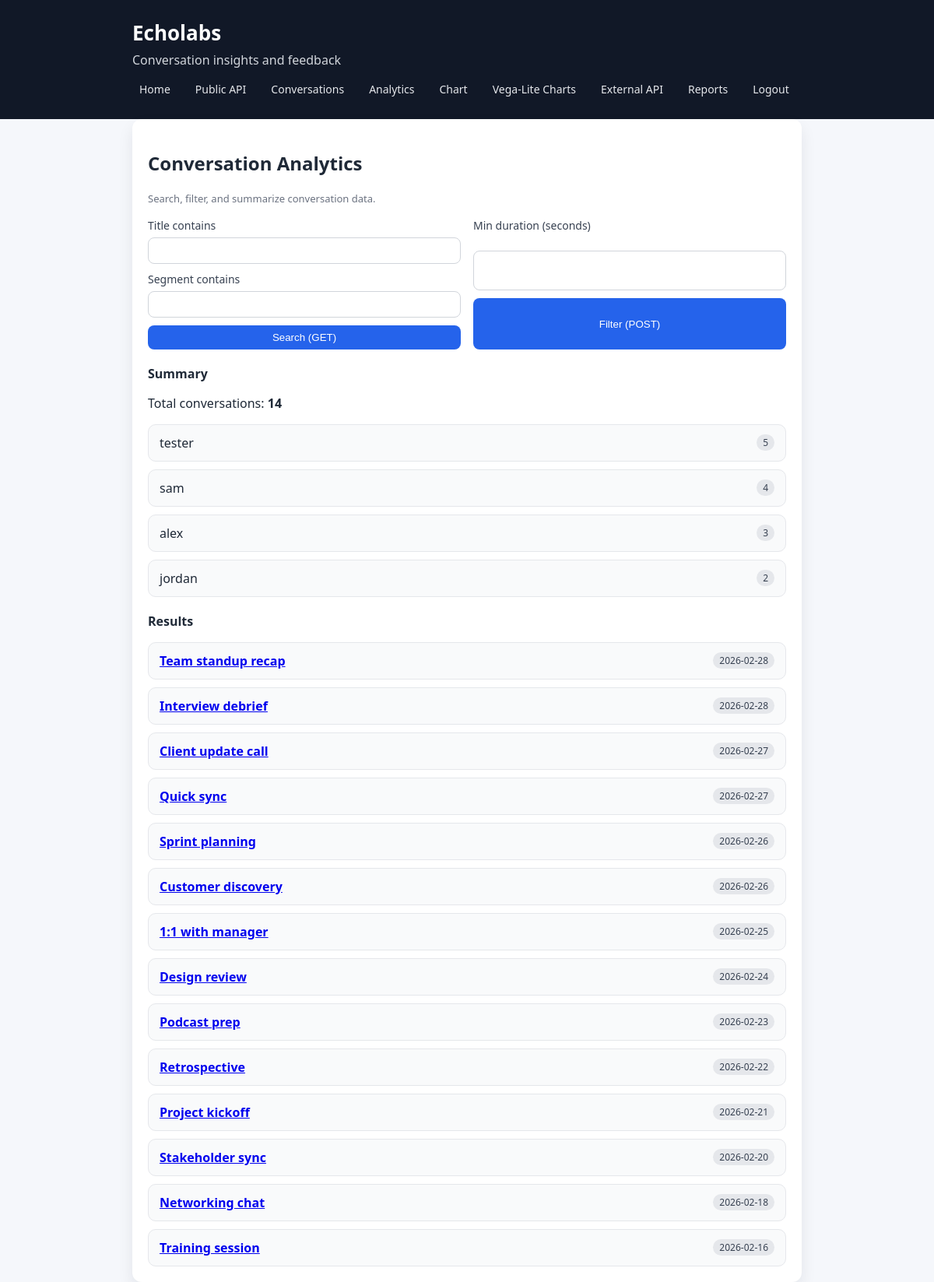
Screenshot of /conversations/analytics/ (signed in) with the database file from the repository.
### conversations/models.py (models this page shows, shortened)
class Conversation(models.Model):
    user = models.ForeignKey(
        settings.AUTH_USER_MODEL,
        on_delete=models.CASCADE,
        related_name="conversations",
    )
    title = models.CharField(max_length=200)
    recorded_at = models.DateTimeField()
    duration_seconds = models.PositiveIntegerField(null=True, blank=True)
    created_at = models.DateTimeField(auto_now_add=True)
    class Meta:
        ordering = ["-recorded_at"]
    def get_absolute_url(self):
        return reverse("conversation_detail", kwargs={"pk": self.pk})

### conversations/views.py (the view, shortened to what this page needs)
# urls.py: path("analytics/", ConversationAnalyticsView.as_view(), name="conversation_analytics"),
class ConversationAnalyticsView(LoginRequiredMixin, ListView):
    template_name = "conversations/conversation_analytics.html"
    model = Conversation
    context_object_name = "conversations"
    def get_queryset(self):
        title_query = self.request.GET.get("q", "").strip()
        segment_query = self.request.GET.get("segment", "").strip()
        conversations = Conversation.objects.all()
        if title_query:
            conversations = conversations.filter(title__icontains=title_query)
        if segment_query:
            conversations = conversations.filter(
                segments__text__icontains=segment_query
            ).distinct()
        return conversations
    def get_context_data(self, **kwargs):
        context = super().get_context_data(**kwargs)
        conversations = context["conversations"]
        title_query = kwargs.get("title_query", self.request.GET.get("q", "").strip())
        segment_query = kwargs.get("segment_query", self.request.GET.get("segment", "").strip())
        min_duration = kwargs.get("min_duration", "")
        total_count = conversations.count()
        by_user = (
            conversations.values("user__username")
            .annotate(total=Count("id"))
            .order_by("-total", "user__username")
        )
        context.update(
            {
                "title_query": title_query,
                "segment_query": segment_query,
                "min_duration": min_duration,
                "total_count": total_count,
                "by_user": by_user,
            }
        )
        return context

### conversations/templates/conversations/conversation_analytics.html (shortened to what this page needs)
{% extends "base.html" %}
{% block content %}
    <div class="card">
        <h2>Conversation Analytics</h2>
        <p class="meta">Search, filter, and summarize conversation data.</p>
        <div class="form-row">
            <form method="get">
                <label>
                    Title contains
                    <input type="text" name="q" value="{{ title_query }}" />
                </label>
                <label>
                    Segment contains
                    <input type="text" name="segment" value="{{ segment_query }}" />
                </label>
                <button type="submit">Search (GET)</button>
            </form>
            <form method="post">
                <label>
                    Min duration (seconds)
                    <input type="number" name="min_duration" value="{{ min_duration }}" />
                </label>
                <button type="submit">Filter (POST)</button>
            </form>
        </div>
        <h3>Summary</h3>
        <p>Total conversations: <strong>{{ total_count }}</strong></p>
        <ul class="list">
            {% for row in by_user %}
                <li class="list-item">
                    <span>{{ row.user__username|default:"(no user)" }}</span>
                    <span class="badge">{{ row.total }}</span>
                </li>
            {% empty %}
                <li class="list-item empty">No summary data available.</li>
            {% endfor %}
        </ul>
        <h3>Results</h3>
        <ul class="list">
            {% for conversation in conversations %}
                <li class="list-item">
                    <a href="{{ conversation.get_absolute_url }}">
                        <strong>{{ conversation.title }}</strong>
                    </a>
                    <span class="badge">{{ conversation.recorded_at|date:"Y-m-d" }}</span>
                </li>
            {% empty %}
                <li class="list-item empty">No conversations match your filters.</li>
            {% endfor %}
        </ul>
    </div>
{% endblock %}

### static/css/styles.css (style rules this page uses)
:root { color-scheme: light; }
* { box-sizing: border-box; }
body { margin: 0; font-family: "Segoe UI", Arial, sans-serif; color: #1f2937; background: #f5f7fb; }
.card { background: #ffffff; border-radius: 12px; padding: 20px; box-shadow: 0 10px 20px rgba(15, 23, 42, 0.08); }
.list { list-style: none; padding: 0; margin: 16px 0 0; display: grid; gap: 10px; }
.list-item { display: flex; justify-content: space-between; align-items: center; padding: 12px 14px; border: 1px solid #e5e7eb; border-radius: 10px; background: #f9fafb; }
.form-row { display: grid; grid-template-columns: repeat(auto-fit, minmax(240px, 1fr)); gap: 16px; margin: 16px 0 20px; }
form { display: grid; gap: 10px; }
label { display: grid; gap: 6px; font-size: 14px; color: #374151; }
input { padding: 8px 10px; border-radius: 8px; border: 1px solid #d1d5db; font-size: 14px; }
button { padding: 8px 12px; border-radius: 8px; border: none; background: #2563eb; color: #ffffff; cursor: pointer; }
.meta { color: #6b7280; font-size: 13px; }
.badge { display: inline-block; padding: 2px 8px; border-radius: 999px; background: #e5e7eb; color: #374151; font-size: 12px; margin-left: 8px; }
.card h3 { margin: 20px 0 8px; font-size: 16px; }
.card h3:first-of-type { margin-top: 16px; }

### rows the page displays
Conversation: title "Team standup recap", recorded_at "2026-02-28"
Conversation: title "Interview debrief", recorded_at "2026-02-28"
Conversation: title "Client update call", recorded_at "2026-02-27"
Conversation: title "Quick sync", recorded_at "2026-02-27"
Conversation: title "Sprint planning", recorded_at "2026-02-26"
Conversation: title "Customer discovery", recorded_at "2026-02-26"
Conversation: title "1:1 with manager", recorded_at "2026-02-25"
Conversation: title "Design review", recorded_at "2026-02-24"
Conversation: title "Podcast prep", recorded_at "2026-02-23"
Conversation: title "Retrospective", recorded_at "2026-02-22"
Conversation: title "Project kickoff", recorded_at "2026-02-21"
Conversation: title "Stakeholder sync", recorded_at "2026-02-20"
Conversation: title "Networking chat", recorded_at "2026-02-18"
Conversation: title "Training session", recorded_at "2026-02-16"

### other values shown
{{ total_count }} "14"
{{ row.user__username|default:"(no user)" }} "tester" "sam" "alex" "jordan"
{{ row.total }} "5" "4" "3" "2"
